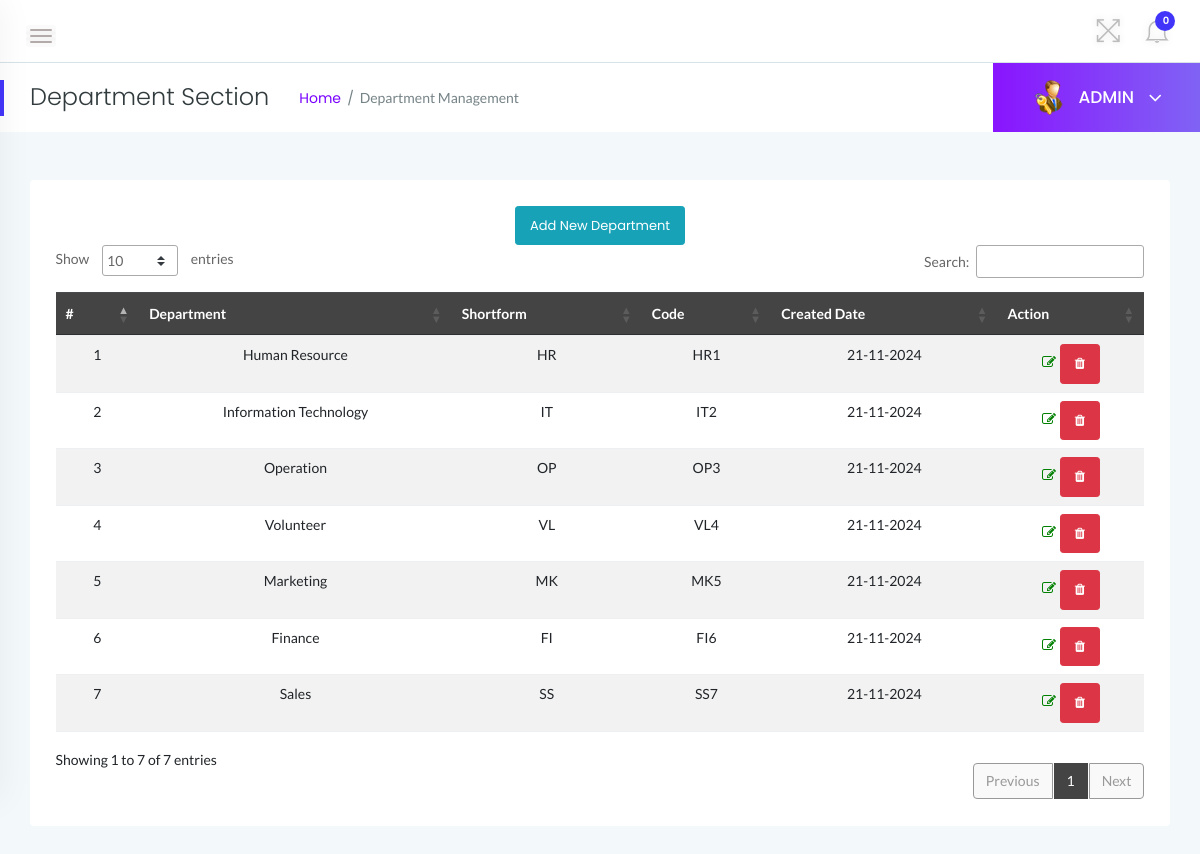
The page /admin/department.php (signed in) on the database its author committed.
### tables this page shows
CREATE TABLE `tbldepartments` (
  `id` int(11) NOT NULL AUTO_INCREMENT,
  `DepartmentName` varchar(150) DEFAULT NULL,
  `DepartmentShortName` varchar(100) NOT NULL,
  `DepartmentCode` varchar(50) DEFAULT NULL,
  `CreationDate` timestamp NULL DEFAULT current_timestamp(),
  PRIMARY KEY (`id`)
);

### admin/department.php (the view, shortened to what this page needs)
<?php
    include('../includes/dbconn.php');
?>
<!doctype html>
<html class="no-js" lang="en">
<head>
    <link rel="stylesheet" href="../assets/css/bootstrap.min.css">
    <link rel="stylesheet" href="../assets/css/font-awesome.min.css">
    <link rel="stylesheet" href="../assets/css/themify-icons.css">
    <link rel="stylesheet" href="../assets/css/metisMenu.css">
    <link rel="stylesheet" href="../assets/css/owl.carousel.min.css">
    <link rel="stylesheet" href="../assets/css/slicknav.min.css">
    <link rel="stylesheet" href="https://www.amcharts.com/lib/3/plugins/export/export.css" type="text/css" media="all" />
    <link rel="stylesheet" type="text/css" href="https://cdn.datatables.net/1.10.19/css/jquery.dataTables.css">
    <link rel="stylesheet" type="text/css" href="https://cdn.datatables.net/1.10.18/css/dataTables.bootstrap4.min.css">
    <link rel="stylesheet" type="text/css" href="https://cdn.datatables.net/responsive/2.2.3/css/responsive.bootstrap.min.css">
    <link rel="stylesheet" type="text/css" href="https://cdn.datatables.net/responsive/2.2.3/css/responsive.jqueryui.min.css">
    <link rel="stylesheet" href="../assets/css/typography.css">
    <link rel="stylesheet" href="../assets/css/default-css.css">
    <link rel="stylesheet" href="../assets/css/styles.css">
    <link rel="stylesheet" href="../assets/css/responsive.css">
</head>
<body>
    <div class="page-container">
        <div class="main-content">
            <div class="header-area">
                <div class="row align-items-center">
                    <div class="col-md-6 col-sm-8 clearfix">
                        <div class="nav-btn pull-left">
                            <span></span>
                            <span></span>
                            <span></span>
                        </div>
                    </div>
                    <div class="col-md-6 col-sm-4 clearfix">
                        <ul class="notification-area pull-right">
                            <li id="full-view"><i class="ti-fullscreen"></i></li>
                            <?php include '../includes/admin-notification.php'?>
                        </ul>
                    </div>
                </div>
            </div>
            <div class="page-title-area">
                <div class="row align-items-center">
                    <div class="col-sm-6">
                        <div class="breadcrumbs-area clearfix">
                            <h4 class="page-title pull-left">Department Section</h4>
                            <ul class="breadcrumbs pull-left">
                                <li><a href="dashboard.php">Home</a></li>
                                <li><span>Department Management</span></li>
                            </ul>
                        </div>
                    </div>
                    <div class="col-sm-6 clearfix">
                        <div class="user-profile pull-right">
                            <img class="avatar user-thumb" src="../assets/images/admin.png" alt="avatar">
                            <h4 class="user-name dropdown-toggle" data-toggle="dropdown">ADMIN <i class="fa fa-angle-down"></i></h4>
                        </div>
                    </div>
                </div>
            </div>
            <div class="main-content-inner">
                <div class="row">
                    <div class="col-12 mt-5">
                        <div class="card">
                            <div class="card-body">
                                <div class="data-tables datatable-dark">
                                <center><a href="add-department.php" class="btn btn-sm btn-info">Add New Department</a></center>
                                    <table id="dataTable3" class="table table-hover table-striped text-center">
                                        <thead class="text-capitalize">
                                            <tr>
                                                <th>#</th>
                                                <th>Department</th>
                                                <th>Shortform</th>
                                                <th>Code</th>
                                                <th>Created Date</th>
                                                <th>Action</th>
                                            </tr>
                                        </thead>
                                        <tbody>
                                    <?php $sql = "SELECT * from tbldepartments";
                                    $query = $dbh -> prepare($sql);
                                    $query->execute();
                                    $results=$query->fetchAll(PDO::FETCH_OBJ);
                                    $cnt=1;
                                    if($query->rowCount() > 0)
                                    {
                                    foreach($results as $result)
                                    {               ?>
                                        <tr id="row_<?php echo htmlentities($result->id);?>">
                                            <td> <?php echo htmlentities($cnt);?></td>
                                            <td><?php echo htmlentities($result->DepartmentName);?></td>
                                            <td><?php echo htmlentities($result->DepartmentShortName);?></td>
                                            <td><?php echo htmlentities($result->DepartmentCode);?></td>
                                            <td><?php echo date('d-m-Y', strtotime($result->CreationDate)); ?></td>
                                            <td>
                                                <a href="edit-department.php?deptid=<?php echo htmlentities($result->id);?>">
                                                    <i class="fa fa-edit" style="color:green"></i>
                                                </a>
                                                <a href="javascript:void(0);" class="btn btn-sm btn-danger deleteBtn" data-id="<?php echo htmlentities($result->id);?>">
                                                    <i class="fa fa-trash"></i>
                                                </a>
                                            </td>
                                        </tr>
                                    <?php $cnt++;} } ?>
                                    </tbody>
                                    </table>
                                </div>
                            </div>
                        </div>
                    </div>
                </div>
            </div>
        </div>
    </div>
</body>
</html>

### includes/admin-notification.php (shortened to what this page needs)
<link rel="stylesheet" href="../assets/css/styles.css">
<?php
    include 'dbconn.php';
    $isread=0;
    $sql = "SELECT id from tblleaves where IsRead=:isread";
    $query = $dbh -> prepare($sql);
    $query->bindParam(':isread',$isread,PDO::PARAM_STR);
    $query->execute();
    $unreadcount=$query->rowCount();
?>
    <li class="dropdown">
        <i class="ti-bell dropdown-toggle" data-toggle="dropdown">
            <span><?php echo htmlentities($unreadcount);?></span>
            </i>
     </li>

### assets/css/styles.css (style rules this page uses)
.page-container { width: 100%; height: 100%; min-height: 100vh; padding-left: 280px; -webkit-transition: padding-left 0.3s ease 0s; transition: padding-left 0.3s ease 0s; }
.sbar_collapsed.page-container { padding-left: 0; }
.card { border: none; border-radius: 4px; background-color: #fff; -webkit-transition: all 0.3s ease 0s; transition: all 0.3s ease 0s; }
.card-body { padding: 25.6px; padding: 1.6rem; }
.main-content { width: 100%; background: #f3f8fb; }
.main-content-inner { padding: 0 30px 50px; }
.header-area { padding: 15px 30px; background: #fff; border-bottom: 1px solid #d8e3e7; }
.nav-btn { margin: 10px 30px 0 0; cursor: pointer; }
.nav-btn span { display: block; width: 22px; height: 2px; background: #b3aaaa; margin: 4px 0; border-radius: 15px; -webkit-transition: all 0.3s ease 0s; transition: all 0.3s ease 0s; box-shadow: 0 0 0 4px rgba(99, 96, 96, 0.03); }
.nav-btn span:nth-child(2) { opacity: 0; }
.nav-btn span:first-child { -webkit-transform: rotate(45deg) translate(5px, 5px); transform: rotate(45deg) translate(5px, 5px); }
.nav-btn span:last-child { -webkit-transform: rotate(-45deg) translate(3px, -3px); transform: rotate(-45deg) translate(3px, -3px); }
.sbar_collapsed .nav-btn span { transform: none; opacity: 1; }
.notification-area { -webkit-user-select: none; -moz-user-select: none; -ms-user-select: none; user-select: none; position: relative; z-index: 1; }
.notification-area li { display: inline-block; margin-left: 20px; cursor: pointer; -webkit-user-select: none; -moz-user-select: none; -ms-user-select: none; user-select: none; }
.notification-area li > i { font-size: 26px; color: #bdbcbc; vertical-align: middle; text-shadow: 0 0 8px rgba(0, 0, 0, 0.12); -webkit-transition: color 0.3s ease 0s; transition: color 0.3s ease 0s; }
.notification-area li i > span { position: absolute; right: -5px; top: -7px; font-family: "Poppins", sans-serif; font-size: 10px; font-weight: 600; color: #fff; background: var(--primary-color); height: 20px; width: 20px; border-radius: 50%; text-align: center; line-height: 20px; padding-left: 2px; }
.notification-area li#full-view { display: inline-block; }
.page-title-area { padding: 0 30px; background: #fff; position: relative; }
.page-title-area:before { content: ""; position: absolute; left: 0; top: 50%; width: 4px; height: 36px; background: var(--primary-color); -webkit-transform: translateY(-50%); transform: translateY(-50%); }
.page-title { font-size: 24px; font-weight: 300; color: #313b3d; letter-spacing: 0; margin-right: 30px; }
ul.breadcrumbs { margin-top: 4px; }
.breadcrumbs li { display: inline-block; }
.breadcrumbs li a, .breadcrumbs li span { display: block; font-size: 14px; font-weight: 400; color: #7801ff; letter-spacing: 0; margin-right: 16px; position: relative; }
.breadcrumbs li a:before { content: "/"; color: #768387; position: absolute; right: -13px; top: 0; }
.breadcrumbs li span { margin-right: 0; color: #768387; text-transform: capitalize; }
.user-profile { margin-right: -30px; display: -webkit-box; display: -ms-flexbox; display: flex; -webkit-box-align: center; -ms-flex-align: center; align-items: center; -ms-flex-wrap: wrap; flex-wrap: wrap; background: -webkit-linear-gradient(left, #8914fe 0%, #8063f5 100%); background: linear-gradient(to right, #8914fe 0%, #8063f5 100%); padding: 17px 38px; position: relative; }
.user-profile img.avatar { height: 35px; width: 35px; border-radius: 50%; margin-right: 12px; }
.user-name { font-size: 17px; font-weight: 500; color: #fff; letter-spacing: 0; cursor: pointer; -webkit-user-select: none; -moz-user-select: none; -ms-user-select: none; user-select: none; }
.user-name i { margin-left: 10px; font-size: 21px; vertical-align: middle; position: relative; }
.notification-area .dropdown-toggle, .user-name.dropdown-toggle { position: relative; }
.notification-area .dropdown-toggle:after, .user-name.dropdown-toggle:after { display: none; }
.btn { padding: 11px 17px; font-size: 13px; letter-spacing: 0; }
.btn-sm { padding: 9px 14px; }
table tr th { border-bottom: none; }
table tr th, table tr td { border-top: 1px solid rgba(120, 130, 140, 0.13) !important; }
table.dataTable.no-footer { border-bottom: 1px solid rgba(120, 130, 140, 0.13) !important; }
table.dataTable thead th, table.dataTable thead td { border-bottom-color: transparent; }
.datatable-dark thead { background: #444; color: #fff; }

### rows shown on the page
tbldepartments: DepartmentName "Human Resource", DepartmentShortName "HR", DepartmentCode "HR1", CreationDate "21-11-2024"
tbldepartments: DepartmentName "Information Technology", DepartmentShortName "IT", DepartmentCode "IT2", CreationDate "21-11-2024"
tbldepartments: DepartmentName "Operation", DepartmentShortName "OP", DepartmentCode "OP3", CreationDate "21-11-2024"
tbldepartments: DepartmentName "Volunteer", DepartmentShortName "VL", DepartmentCode "VL4", CreationDate "21-11-2024"
tbldepartments: DepartmentName "Marketing", DepartmentShortName "MK", DepartmentCode "MK5", CreationDate "21-11-2024"
tbldepartments: DepartmentName "Finance", DepartmentShortName "FI", DepartmentCode "FI6", CreationDate "21-11-2024"
tbldepartments: DepartmentName "Sales", DepartmentShortName "SS", DepartmentCode "SS7", CreationDate "21-11-2024"

### other values the page prints
$unreadcount "0"
